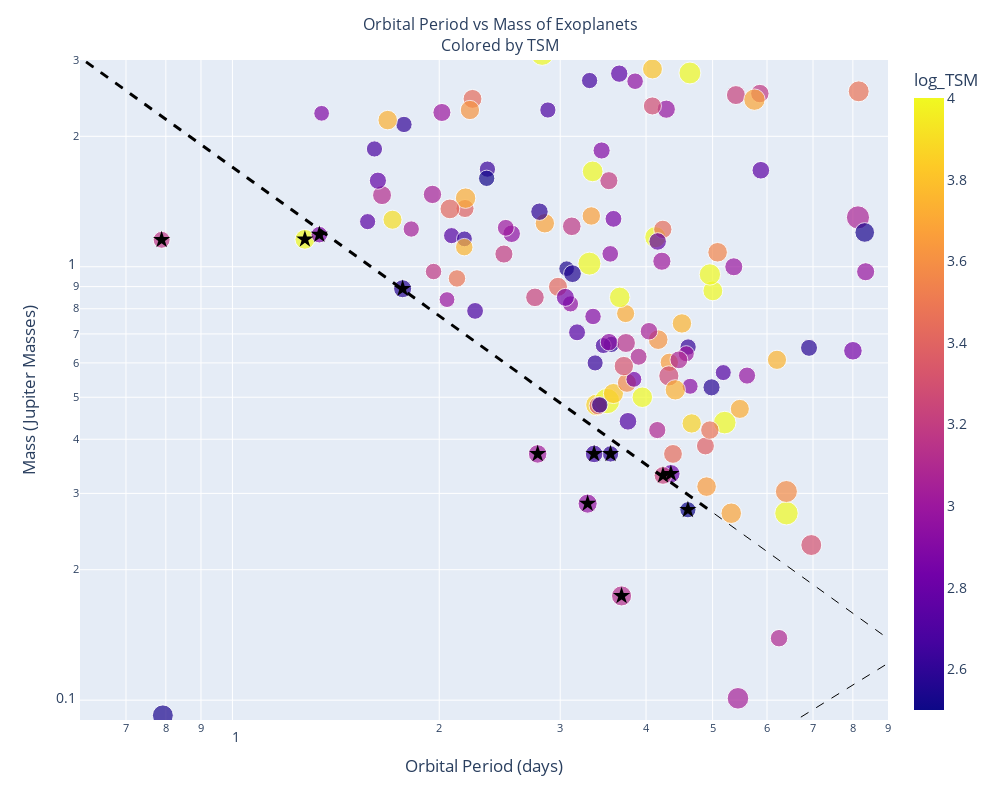

Notebook code for this chart:
### Code cell
pre_selected_df = filtered_df_cut[filtered_df_cut['pl_name'].isin(pre_selected)]

# Create the interactive plot
# Filter the DataFrame to only include mag_v < 13
filtered_df_cut = filtered_df_cut[filtered_df_cut['sy_vmag'] < 13]
# Calculate the size array for the markers
default_size = 16  # Default size for null values
size_array = 17 - filtered_df_cut['sy_vmag'].fillna(default_size)
# Convert all values below 1 to 1
size_array = np.where(size_array < 1, 1, size_array)

# Your scatter plot using log-transformed 'TSM' for coloring
fig = px.scatter(filtered_df_cut, x='pl_orbper', y='pl_bmassj', color='log_TSM', hover_data=['pl_name'], 
                 size=size_array, range_color=[2.5, 4])
fig.update_xaxes(type='log', range=[np.log10(0.6), np.log10(9)])  # Logarithmic range for x
fig.update_yaxes(type='log', range=[np.log10(0.09), np.log10(3)])  # Logarithmic range for y


# Your lines data on linear scale
x = np.linspace(10**-1, 5, 100)  # Corresponding to original np.linspace(-1, np.log10(5))
x2 = np.linspace(10**-1, 10, 100)  # Corresponding to original np.linspace(-1, np.log10(10))
# Mazeh, T., Holczer, T., & Faigler, S. (2016). 
# Dearth of short-period Neptunian exoplanets - a desert in period-mass and period-radius planes. 
# Astronomy & Astrophysics, 589, A75. https://dx.doi.org/10.1051/0004-6361/201528065
# Calculate y-values based on x-values
y1 = x**(-1.14) * 10**0.23
y2 = x2**(-1.14) * 10**0.23
y3 = x**(0.98) * 10**(-1.85)
y4 = x2**(0.98) * 10**(-1.85)


# Add lines to the existing figure
import plotly.graph_objects as go
fig.add_trace(go.Scatter(x=x, y=y1, mode='lines', line=dict(color='black', dash='dash', width=3), showlegend=False))
fig.add_trace(go.Scatter(x=x2, y=y2, mode='lines', line=dict(color='black', dash='dash', width=1), showlegend=False))
fig.add_trace(go.Scatter(x=x, y=y3, mode='lines', line=dict(color='black', dash='dash', width=3), showlegend=False))
fig.add_trace(go.Scatter(x=x2, y=y4, mode='lines', line=dict(color='black', dash='dash', width=1), showlegend=False))


# Filter the DataFrame to include only the specified names
star_names = ['WASP-69 b', 'WASP-52 b', 'HAT-P-18 b', 'WASP-80 b', 'WASP-177 b', 'HAT-P-26 b', 'NGTS-5 b', 'LTT 9779 b']
star_df = filtered_df[filtered_df['pl_name'].isin(star_names)]

# Ahora añadimos un nuevo trazo para estos planetas seleccionados con una estrella como marcador
fig.add_trace(go.Scatter(
    x=pre_selected_df['pl_orbper'],
    y=pre_selected_df['pl_bmassj'],
    mode='markers',
    marker=dict(
        symbol='star',  # Establecemos la forma del marcador como estrella
        size=13,        # Tamaño del marcador
        color='black'     # Color del marcador
    ),
    customdata=np.stack((pre_selected_df['pl_name'], pre_selected_df['pl_bmassj'], pre_selected_df['pl_orbper'], pre_selected_df['log_TSM']), axis=1),
    hovertemplate=
        "Star: %{customdata[0]}<br>" +
        "Mass: %{customdata[1]} Jupiter Masses<br>" +
        "Orbital Period: %{customdata[2]} days<br>" +
        "TSM: %{customdata[3]}",
    showlegend=False  # Removemos este trazo del leyenda
))



# Update layout for axis labels and title
fig.update_layout(
    xaxis_title='Orbital Period (days)',
    yaxis_title='Mass (Jupiter Masses)',
    title={
        'text': 'Orbital Period vs Mass of Exoplanets<br>Colored by TSM',
        'x': 0.5,  # Center the title
        'xanchor': 'center',
        'yanchor': 'top'
    },
    font=dict(
        size=14  # This will set the font size for both axis labels
    ),
    title_font=dict(
        size=16  # This sets the font size for the title
    ),
    width=1000,  # Width in pixels
    height=800   # Height in pixels
)

### Figure 1 — Plotly figure (JSON) as saved in the notebook; plotly's stock layout.template omitted (floating-point values rounded to 4 significant figures; data arrays with more than 128 entries replaced by an {"elided": "..."} marker saying what was removed)
{"data": [{"customdata": {"elided": "192x1 str values"}, "hovertemplate": "pl_orbper=%{x}<br>pl_bmassj=%{y}<br>size=%{marker.size}<br>pl_name=%{customdata[0]}<br>log_TSM=%{marker.color}<extra></extra>", "legendgroup": "", "marker": {"color": {"elided": "192 float values"}, "coloraxis": "coloraxis", "size": {"elided": "192 float values"}, "sizemode": "area", "sizeref": 0.03288, "symbol": "circle"}, "mode": "markers", "name": "", "orientation": "v", "showlegend": false, "type": "scatter", "x": {"elided": "192 float values"}, "xaxis": "x", "y": {"elided": "192 float values"}, "yaxis": "y"}, {"line": {"color": "black", "dash": "dash", "width": 3}, "mode": "lines", "showlegend": false, "type": "scatter", "x": [0.1, 0.1495, 0.199, 0.2485, 0.298, 0.3475, 0.397, 0.4465, 0.496, 0.5455, 0.5949, 0.6444, 0.6939, 0.7434, 0.7929, 0.8424, 0.8919, 0.9414, 0.9909, 1.04, 1.09, 1.139, 1.189, 1.238, 1.288, 1.337, 1.387, 1.436, 1.486, 1.535, 1.585, 1.634, 1.684, 1.733, 1.783, 1.832, 1.882, 1.931, 1.981, 2.03, 2.08, 2.129, 2.179, 2.228, 2.278, 2.327, 2.377, 2.426, 2.476, 2.525, 2.575, 2.624, 2.674, 2.723, 2.773, 2.822, 2.872, 2.921, 2.971, 3.02, 3.07, 3.119, 3.169, 3.218, 3.268, 3.317, 3.367, 3.416, 3.466, 3.515, 3.565, 3.614, 3.664, 3.713, 3.763, 3.812, 3.862, 3.911, 3.961, 4.01, 4.06, 4.109, 4.159, 4.208, 4.258, 4.307, 4.357, 4.406, 4.456, 4.505, 4.555, 4.604, 4.654, 4.703, 4.753, 4.802, 4.852, 4.901, 4.951, 5], "y": [23.44, 14.82, 10.7, 8.305, 6.752, 5.667, 4.869, 4.258, 3.777, 3.389, 3.07, 2.802, 2.576, 2.381, 2.212, 2.065, 1.935, 1.819, 1.716, 1.623, 1.539, 1.463, 1.394, 1.331, 1.273, 1.219, 1.17, 1.124, 1.081, 1.042, 1.005, 0.97, 0.9376, 0.9071, 0.8785, 0.8515, 0.826, 0.8019, 0.7791, 0.7575, 0.737, 0.7175, 0.6989, 0.6813, 0.6644, 0.6483, 0.633, 0.6183, 0.6042, 0.5907, 0.5778, 0.5654, 0.5535, 0.542, 0.531, 0.5204, 0.5102, 0.5003, 0.4908, 0.4817, 0.4728, 0.4643, 0.456, 0.448, 0.4403, 0.4328, 0.4256, 0.4186, 0.4118, 0.4052, 0.3988, 0.3925, 0.3865, 0.3806, 0.3749, 0.3694, 0.364, 0.3587, 0.3536, 0.3487, 0.3438, 0.3391, 0.3345, 0.33, 0.3257, 0.3214, 0.3172, 0.3132, 0.3092, 0.3053, 0.3016, 0.2979, 0.2943, 0.2907, 0.2873, 0.2839, 0.2806, 0.2774, 0.2742, 0.2711]}, {"line": {"color": "black", "dash": "dash", "width": 1}, "mode": "lines", "showlegend": false, "type": "scatter", "x": [0.1, 0.2, 0.3, 0.4, 0.5, 0.6, 0.7, 0.8, 0.9, 1, 1.1, 1.2, 1.3, 1.4, 1.5, 1.6, 1.7, 1.8, 1.9, 2, 2.1, 2.2, 2.3, 2.4, 2.5, 2.6, 2.7, 2.8, 2.9, 3.0, 3.1, 3.2, 3.3, 3.4, 3.5, 3.6, 3.7, 3.8, 3.9, 4, 4.1, 4.2, 4.3, 4.4, 4.5, 4.6, 4.7, 4.8, 4.9, 5, 5.1, 5.2, 5.3, 5.4, 5.5, 5.6, 5.7, 5.8, 5.9, 6, 6.1, 6.2, 6.3, 6.4, 6.5, 6.6, 6.7, 6.8, 6.9, 7, 7.1, 7.2, 7.3, 7.4, 7.5, 7.6, 7.7, 7.8, 7.9, 8, 8.1, 8.2, 8.3, 8.4, 8.5, 8.6, 8.7, 8.8, 8.9, 9, 9.1, 9.2, 9.3, 9.4, 9.5, 9.6, 9.7, 9.8, 9.9, 10], "y": [23.44, 10.64, 6.7, 4.827, 3.743, 3.04, 2.55, 2.19, 1.915, 1.698, 1.523, 1.38, 1.259, 1.157, 1.07, 0.9938, 0.9274, 0.8689, 0.817, 0.7706, 0.7289, 0.6913, 0.6571, 0.626, 0.5975, 0.5714, 0.5473, 0.5251, 0.5045, 0.4854, 0.4676, 0.451, 0.4354, 0.4208, 0.4072, 0.3943, 0.3822, 0.3707, 0.3599, 0.3497, 0.34, 0.3307, 0.322, 0.3137, 0.3057, 0.2982, 0.2909, 0.284, 0.2774, 0.2711, 0.2651, 0.2593, 0.2537, 0.2484, 0.2432, 0.2383, 0.2335, 0.2289, 0.2245, 0.2202, 0.2161, 0.2122, 0.2083, 0.2046, 0.201, 0.1976, 0.1942, 0.191, 0.1878, 0.1848, 0.1818, 0.1789, 0.1761, 0.1734, 0.1708, 0.1682, 0.1657, 0.1633, 0.161, 0.1587, 0.1564, 0.1543, 0.1521, 0.1501, 0.1481, 0.1461, 0.1442, 0.1423, 0.1405, 0.1387, 0.137, 0.1353, 0.1336, 0.132, 0.1304, 0.1289, 0.1274, 0.1259, 0.1244, 0.123]}, {"line": {"color": "black", "dash": "dash", "width": 3}, "mode": "lines", "showlegend": false, "type": "scatter", "x": [0.1, 0.1495, 0.199, 0.2485, 0.298, 0.3475, 0.397, 0.4465, 0.496, 0.5455, 0.5949, 0.6444, 0.6939, 0.7434, 0.7929, 0.8424, 0.8919, 0.9414, 0.9909, 1.04, 1.09, 1.139, 1.189, 1.238, 1.288, 1.337, 1.387, 1.436, 1.486, 1.535, 1.585, 1.634, 1.684, 1.733, 1.783, 1.832, 1.882, 1.931, 1.981, 2.03, 2.08, 2.129, 2.179, 2.228, 2.278, 2.327, 2.377, 2.426, 2.476, 2.525, 2.575, 2.624, 2.674, 2.723, 2.773, 2.822, 2.872, 2.921, 2.971, 3.02, 3.07, 3.119, 3.169, 3.218, 3.268, 3.317, 3.367, 3.416, 3.466, 3.515, 3.565, 3.614, 3.664, 3.713, 3.763, 3.812, 3.862, 3.911, 3.961, 4.01, 4.06, 4.109, 4.159, 4.208, 4.258, 4.307, 4.357, 4.406, 4.456, 4.505, 4.555, 4.604, 4.654, 4.703, 4.753, 4.802, 4.852, 4.901, 4.951, 5], "y": [0.001479, 0.002193, 0.002903, 0.003609, 0.004312, 0.005013, 0.005712, 0.006409, 0.007105, 0.007799, 0.008492, 0.009183, 0.009874, 0.01056, 0.01125, 0.01194, 0.01263, 0.01331, 0.014, 0.01468, 0.01537, 0.01605, 0.01674, 0.01742, 0.0181, 0.01878, 0.01946, 0.02014, 0.02082, 0.0215, 0.02218, 0.02286, 0.02354, 0.02422, 0.02489, 0.02557, 0.02625, 0.02692, 0.0276, 0.02828, 0.02895, 0.02963, 0.0303, 0.03097, 0.03165, 0.03232, 0.033, 0.03367, 0.03434, 0.03502, 0.03569, 0.03636, 0.03703, 0.0377, 0.03838, 0.03905, 0.03972, 0.04039, 0.04106, 0.04173, 0.0424, 0.04307, 0.04374, 0.04441, 0.04508, 0.04575, 0.04641, 0.04708, 0.04775, 0.04842, 0.04909, 0.04976, 0.05042, 0.05109, 0.05176, 0.05243, 0.05309, 0.05376, 0.05443, 0.05509, 0.05576, 0.05642, 0.05709, 0.05776, 0.05842, 0.05909, 0.05975, 0.06042, 0.06108, 0.06175, 0.06241, 0.06308, 0.06374, 0.06441, 0.06507, 0.06573, 0.0664, 0.06706, 0.06773, 0.06839]}, {"line": {"color": "black", "dash": "dash", "width": 1}, "mode": "lines", "showlegend": false, "type": "scatter", "x": [0.1, 0.2, 0.3, 0.4, 0.5, 0.6, 0.7, 0.8, 0.9, 1, 1.1, 1.2, 1.3, 1.4, 1.5, 1.6, 1.7, 1.8, 1.9, 2, 2.1, 2.2, 2.3, 2.4, 2.5, 2.6, 2.7, 2.8, 2.9, 3.0, 3.1, 3.2, 3.3, 3.4, 3.5, 3.6, 3.7, 3.8, 3.9, 4, 4.1, 4.2, 4.3, 4.4, 4.5, 4.6, 4.7, 4.8, 4.9, 5, 5.1, 5.2, 5.3, 5.4, 5.5, 5.6, 5.7, 5.8, 5.9, 6, 6.1, 6.2, 6.3, 6.4, 6.5, 6.6, 6.7, 6.8, 6.9, 7, 7.1, 7.2, 7.3, 7.4, 7.5, 7.6, 7.7, 7.8, 7.9, 8, 8.1, 8.2, 8.3, 8.4, 8.5, 8.6, 8.7, 8.8, 8.9, 9, 9.1, 9.2, 9.3, 9.4, 9.5, 9.6, 9.7, 9.8, 9.9, 10], "y": [0.001479, 0.002917, 0.004341, 0.005755, 0.007161, 0.008562, 0.009959, 0.01135, 0.01274, 0.01413, 0.01551, 0.01689, 0.01827, 0.01964, 0.02102, 0.02239, 0.02376, 0.02513, 0.0265, 0.02786, 0.02923, 0.03059, 0.03195, 0.03331, 0.03467, 0.03603, 0.03739, 0.03874, 0.0401, 0.04146, 0.04281, 0.04416, 0.04551, 0.04687, 0.04822, 0.04957, 0.05091, 0.05226, 0.05361, 0.05496, 0.0563, 0.05765, 0.05899, 0.06034, 0.06168, 0.06302, 0.06437, 0.06571, 0.06705, 0.06839, 0.06973, 0.07107, 0.07241, 0.07375, 0.07509, 0.07642, 0.07776, 0.0791, 0.08043, 0.08177, 0.0831, 0.08444, 0.08577, 0.08711, 0.08844, 0.08977, 0.09111, 0.09244, 0.09377, 0.0951, 0.09643, 0.09777, 0.0991, 0.1004, 0.1018, 0.1031, 0.1044, 0.1057, 0.1071, 0.1084, 0.1097, 0.1111, 0.1124, 0.1137, 0.115, 0.1164, 0.1177, 0.119, 0.1203, 0.1217, 0.123, 0.1243, 0.1256, 0.127, 0.1283, 0.1296, 0.1309, 0.1323, 0.1336, 0.1349]}, {"customdata": [["TOI-2421 b", 0.333, 4.347, 2.806], ["TOI-2842 b", 0.37, 3.551, 2.598], ["TOI-954 b", 0.174, 3.685, 3.127], ["WASP-121 b", 1.157, 1.275, 4.25], ["WASP-126 b", 0.2841, 3.289, 2.969], ["WASP-145 A b", 0.89, 1.769, 2.577], ["WASP-147 b", 0.275, 4.603, 2.506], ["WASP-174 b", 0.33, 4.234, 3.225], ["WASP-19 b", 1.154, 0.7888, 3.167], ["WASP-4 b", 1.186, 1.338, 2.882], ["WASP-49 b", 0.37, 2.782, 3.031], ["WASP-6 b", 0.37, 3.361, 2.638]], "hovertemplate": "Star: %{customdata[0]}<br>Mass: %{customdata[1]} Jupiter Masses<br>Orbital Period: %{customdata[2]} days<br>TSM: %{customdata[3]}", "marker": {"color": "black", "size": 13, "symbol": "star"}, "mode": "markers", "showlegend": false, "type": "scatter", "x": [4.347, 3.551, 3.685, 1.275, 3.289, 1.769, 4.603, 4.234, 0.7888, 1.338, 2.782, 3.361], "y": [0.333, 0.37, 0.174, 1.157, 0.2841, 0.89, 0.275, 0.33, 1.154, 1.186, 0.37, 0.37]}], "layout": {"coloraxis": {"cmax": 4, "cmin": 2.5, "colorbar": {"title": {"text": "log_TSM"}}, "colorscale": [[0, "#0d0887"], [0.1111, "#46039f"], [0.2222, "#7201a8"], [0.3333, "#9c179e"], [0.4444, "#bd3786"], [0.5556, "#d8576b"], [0.6667, "#ed7953"], [0.7778, "#fb9f3a"], [0.8889, "#fdca26"], [1, "#f0f921"]]}, "font": {"size": 14}, "height": 800, "legend": {"itemsizing": "constant", "tracegroupgap": 0}, "margin": {"t": 60}, "title": {"font": {"size": 16}, "text": "Orbital Period vs Mass of Exoplanets<br>Colored by TSM", "x": 0.5, "xanchor": "center", "yanchor": "top"}, "width": 1000, "xaxis": {"anchor": "y", "domain": [0, 1], "range": [-0.2218, 0.9542], "title": {"text": "Orbital Period (days)"}, "type": "log"}, "yaxis": {"anchor": "x", "domain": [0, 1], "range": [-1.046, 0.4771], "title": {"text": "Mass (Jupiter Masses)"}, "type": "log"}}}
